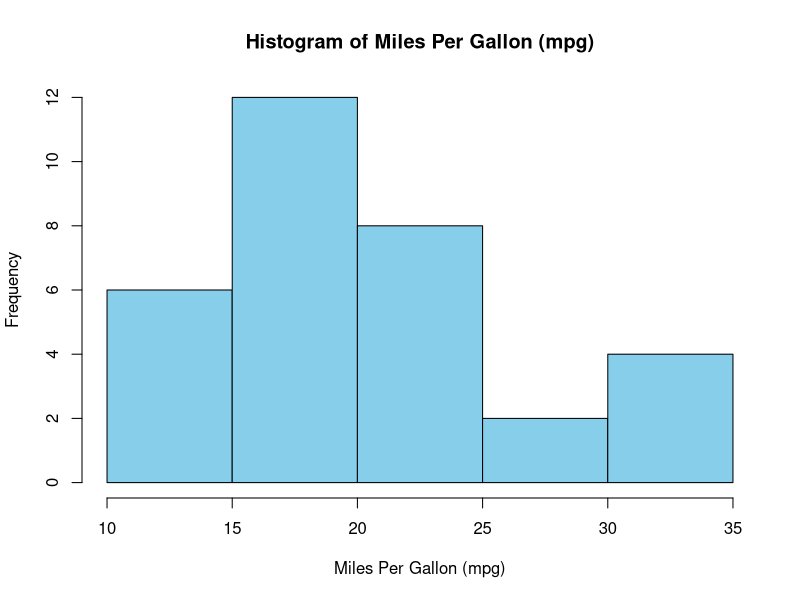
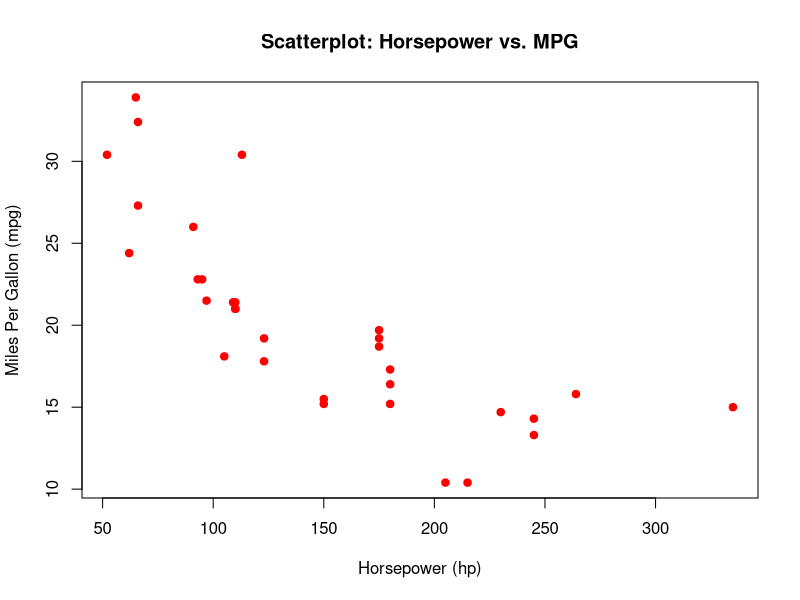
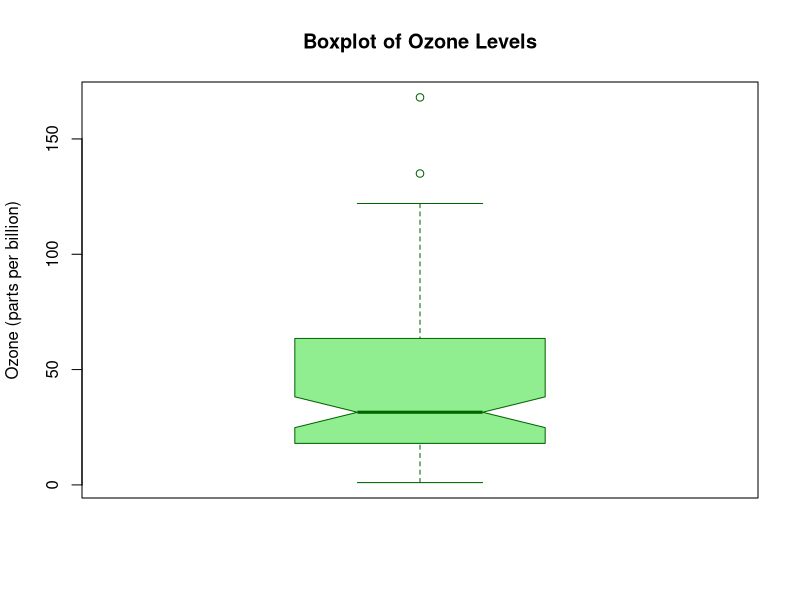

Here is the R script that generated these plots, in order:
#DSA LAB 4

data(iris)
data(mtcars)
data(airquality)


# Q1. Calculate the mean, median, mode, and standard deviation of Petal.Width from iris.

print("1. Descriptive Statistics for Petal.Width:")

# Mean
mean_pw <- mean(iris$Petal.Width)
cat("Mean (Average):", mean_pw, "\n")

# Median
median_pw <- median(iris$Petal.Width)
cat("Median (Middle Value):", median_pw, "\n")

# Mode (R requires a custom function or table usage)
get_mode <- function(v) {
  uniqv <- unique(v)
  uniqv[which.max(tabulate(match(v, uniqv)))]
}
mode_pw <- get_mode(iris$Petal.Width)
cat("Mode (Most Frequent):", mode_pw, "\n")

# Standard Deviation
sd_pw <- sd(iris$Petal.Width)
cat("Standard Deviation (Spread):", sd_pw, "\n")


# Q2. Draw a histogram of mpg from the mtcars dataset.
print("2. Generating Histogram of mpg...")
hist(mtcars$mpg,
     main = "Histogram of Miles Per Gallon (mpg)", # Title of the plot
     xlab = "Miles Per Gallon (mpg)",             # X-axis label
     col = "skyblue",                             # Bar color
     border = "black")                            # Border color

# Q3. Create a scatterplot of hp vs mpg from mtcars.
print("3. Generating Scatterplot of hp vs mpg...")
plot(mtcars$hp, mtcars$mpg,
     main = "Scatterplot: Horsepower vs. MPG", # Title
     xlab = "Horsepower (hp)",                 # X-axis
     ylab = "Miles Per Gallon (mpg)",          # Y-axis
     pch = 19,                                 # Plotting symbol (solid circle)
     col = "red")                              # Point color



# Q4. Generate a boxplot for Ozone in the airquality dataset.
print("4. Generating Boxplot for Ozone...")
boxplot(airquality$Ozone,
        main = "Boxplot of Ozone Levels",
        ylab = "Ozone (parts per billion)",
        col = "lightgreen",
        border = "darkgreen",
        notch = TRUE) 

# Q5. Find the variance of Sepal.Width in the iris dataset.
print("5. Variance of Sepal.Width:")
variance_sw <- var(iris$Sepal.Width)

cat("Variance of Sepal.Width:", variance_sw, "\n")